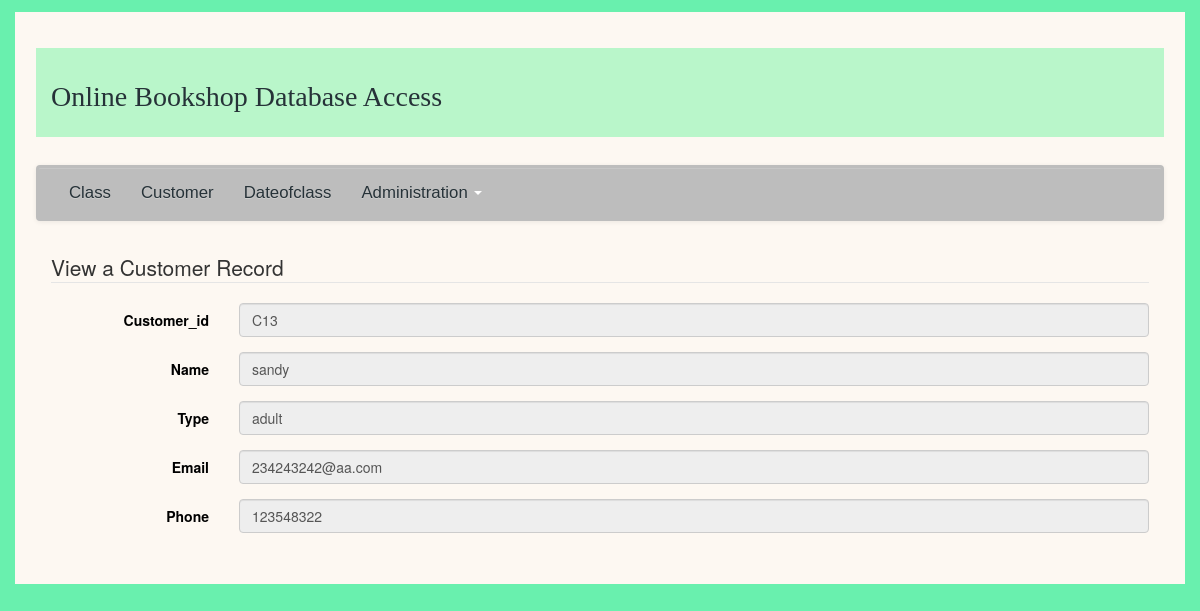
/Angular-gym/admin/viewcustomer.php?customerid=C13 (signed in), run on the app's committed database.
### tables this page shows
CREATE TABLE `customer` (
  `customer_id` varchar(6) NOT NULL,
  `name` varchar(15) NOT NULL,
  `type` varchar(5) NOT NULL DEFAULT 'adult',
  `email` varchar(30) NOT NULL,
  `phone` varchar(15) NOT NULL,
  `date_entered` date NOT NULL
);

### Angular-gym/admin/inc/customer.inc.php (called while the page is built, shortened)
<?php
class Customer{
	private $db;
	public function __construct($database) {
	    $this->db = $database;
	}
public function onecustomer($cust) {
	    $sql = 'select * from customer where customer_id = :custid';
	    $stmt =$this->db->prepare($sql);
        $stmt->bindParam(':custid', $cust, PDO::PARAM_INT);
	    $stmt->execute();
        $customer=$stmt->fetch(PDO::FETCH_OBJ);
        return $customer;
	}
}
?>

### Angular-gym/admin/inc/init.inc.php (called while the page is built, shortened)
<?php
require_once 'header.inc.php';
require_once 'db.inc.php';
require_once 'gymstore.inc.php';
require_once 'customer.inc.php';
$customer   = new Customer($dbh);
?>

### Angular-gym/admin/inc/gymstore.inc.php (called while the page is built, shortened)
<?php
function retrieveonecustrec($customer)
{
    $customer_id = $customer->customer_id;
    $name = $customer->name;
    $type = $customer->type;
    $email = $customer->email;
    $phone = $customer->phone;
}

### Angular-gym/admin/viewcustomer.php (the view, shortened to what this page needs)
<?php require 'inc/secure.inc.php';
require 'inc/init.inc.php';
$custid = $_GET['customerid'];
try
{
   $custrec = $customer->onecustomer($custid);
}
catch (PDOException $e)
{
   echo '<br>PDO Exception Caught.';
   echo 'Error with the database: <br>';
   echo 'SQL Query: ', $sql;
   echo 'Error: ' . $e->getMessage().'</p>';
}
?>
<form action = "" method = "post" class="form-horizontal" id="insertpublisher" name ="insertpublisher">
    <fieldset><legend>View a Customer Record</legend>
     <div class ="form-group">
       <label for="pubname" class="col-sm-2 control-label">Customer_id</label>
       <div class="col-sm-10">
        <input type="text" name="pubname" id="pubname"   class="form-control" disabled value = "<?php echo $customer_id;?>">
       </div>
     </div>
        <div class ="form-group">
       <label for="pubname" class="col-sm-2 control-label">Name</label>
       <div class="col-sm-10">
        <input type="text" name="pubname" id="pubname"   class="form-control" disabled value = "<?php echo $name;?>">
       </div>
     </div>
     <div class ="form-group">
       <label for="pubname" class="col-sm-2 control-label">Type</label>
       <div class="col-sm-10">
        <input type="text" name="pubname" id="pubname"   class="form-control" disabled value = "<?php echo $type;?>">
       </div>
     </div>
     <div class ="form-group">
       <label for="pubname" class="col-sm-2 control-label">Email</label>
       <div class="col-sm-10">
        <input type="text" name="pubname" id="pubname"   class="form-control" disabled value = "<?php echo $email;?>">
       </div>
     </div>
     <div class ="form-group">
       <label for="pubname" class="col-sm-2 control-label">Phone</label>
       <div class="col-sm-10">
        <input type="text" name="pubname" id="pubname"   class="form-control" disabled value = "<?php echo $phone;?>">
       </div>
     </div>
    </fieldset>
    </form>
</body>
</html>

### Angular-gym/admin/css/mycss.css (style rules this page uses)
body { background-color: #69F0AE; color: black; }
form,table { margin-top:1%; }

### data on the page
customer: pubname "C13", pubname "sandy", pubname "adult", pubname "234243242@aa.com", pubname "123548322"
